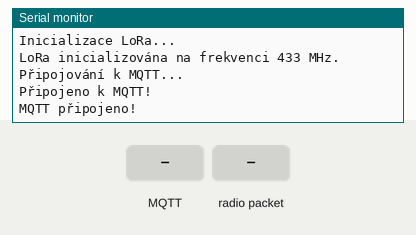
The program below on a simulated ESP32-S3. Parts: the last lines printed to the serial monitor. The test bench sets the inputs (shaded band). WiFi joins after 1.5 s; servers stay silent unless stated; no radio packets arrive unless stated; no MQTT or app messages arrive unless stated.

Above: at 3.2 s.
3.3 s: MQTT message "ON" arrives on the first subscribed topic
At 4.1 s:
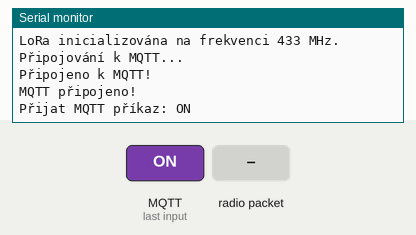
4.8 s: radio packet "ON" arrives
At 6.0 s:
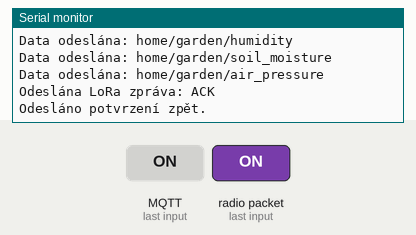
6.3 s: MQTT message "T:" arrives on the first subscribed topic
At 7.0 s:
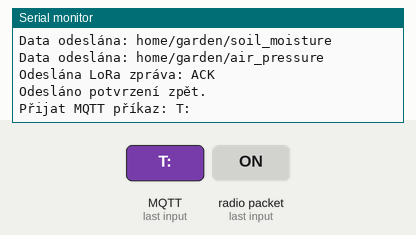
7.8 s: radio packet "T:" arrives
At 8.12 s:
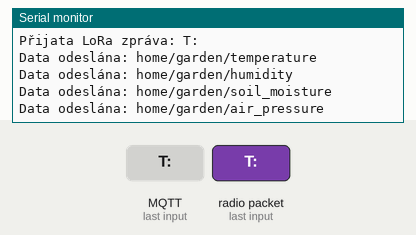
9.3 s: MQTT message "H:" arrives on the first subscribed topic
At 9.9 s:
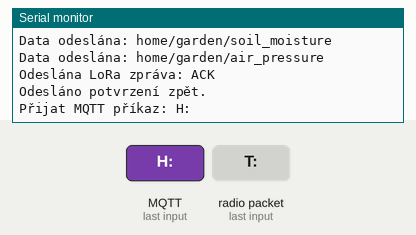
10.8 s: radio packet "H:" arrives
At 11.9 s:
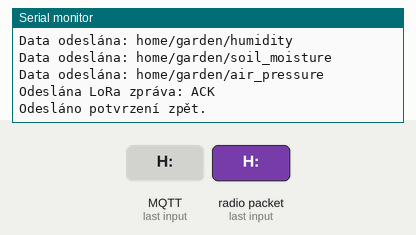

Measured:
- after the input at 3.3 s, the serial monitor: prints a new line after 0.08 s (image 1)
- after the input at 4.8 s, the serial monitor: prints a new line after 0.08 s (image 2)
- after the input at 6.3 s, the serial monitor: prints a new line after 0.06 s (image 3)
- after the input at 7.8 s, the serial monitor: prints a new line after 0.07 s (image 4)
- after the input at 9.3 s, the serial monitor: prints a new line after 0.05 s (image 5)
- after the input at 10.8 s, the serial monitor: prints a new line after 0.05 s (image 6)

The program:

main.cpp
```cpp
#include <Arduino.h>
#include "WiFiManager.h"
#include "MQTTManager.h"
#include "LoRaManager.h"
#include "SensorData.h"
#include "OTAUpdater.h"
#include "config.h" // Konfigurační soubor s citlivými daty

WiFiManager wifiManager;
MQTTManager mqttManager;
LoRaManager loraManager;
SensorData sensorData;
OTAUpdater otaUpdater("ESP32-Main");


bool mqttConnected = false;

void setup() {
    Serial.begin(115200);
    Serial.println("Inicializace systému...");

    // Připojení k WiFi
    wifiManager.connect(ssid, password);

    // Snížení výkonu WiFi pro úsporu energie
    WiFi.setTxPower(WIFI_POWER_MINUS_1dBm);

    // Nastavení MQTT
    mqttManager.setup(mqtt_server, mqtt_port, mqtt_user, mqtt_password);

    // Inicializace LoRa
    loraManager.setup();
    otaUpdater.begin();
}

void loop() {
    // Kontrola a obnova MQTT připojení
    if (!mqttConnected) {
        mqttConnected = mqttManager.connect("ESP32Client", "mqtt_user", "mqtt_password", "home/garden/irrigation_command");
        if (mqttConnected) {
            Serial.println("MQTT připojeno!");
        } else {
            Serial.println("MQTT připojení selhalo, pokračuji bez MQTT...");
            delay(5000); // Čekání před opakováním pokusu
        }
    }

    // Zpracování MQTT zpráv
    mqttManager.loop();
    otaUpdater.handle();

   // Čtení zpráv z LoRa
    String message = loraManager.readMessage();
    if (!message.isEmpty()) {
        Serial.println("Přijata LoRa zpráva: " + message);

        // Parsování přijatých dat
        sensorData.parseMessage(message);

        // Publikování dat do MQTT (pouze pokud je MQTT připojeno)
        if (mqttConnected) {
            mqttManager.publish("home/garden/temperature", sensorData.temperature);
            mqttManager.publish("home/garden/humidity", sensorData.humidity);
            mqttManager.publish("home/garden/soil_moisture", sensorData.soilMoisture);
            mqttManager.publish("home/garden/air_pressure", sensorData.airPressure);
        } else {
            Serial.println("MQTT není připojeno, data nelze odeslat.");
        }

        delay(300); // Pauza před ACK
        loraManager.sendMessage("ACK");
        Serial.println("Odesláno potvrzení zpět.");
    }

    delay(100); // Malé zpoždění pro stabilitu smyčky
}
```

LoRaManager.cpp
```cpp
#include "LoRaManager.h"

void LoRaManager::setup() {
    Serial.println("Inicializace LoRa...");
    LoRa.setPins(10, 18, 4); // Nastavení pinů pro LoRa modul (NSS, RST, DIO0)
    if (!LoRa.begin(433E6)) {
        Serial.println("Chyba při inicializaci LoRa!");
        while (1); // Zastav program při chybě inicializace
    }
    Serial.println("LoRa inicializována na frekvenci 433 MHz.");

    // Nastavení parametrů LoRa modulu
    LoRa.setTxPower(20);                // Maximální výkon 20 dBm
    LoRa.setSpreadingFactor(12);        // Vysoký spreading factor
    LoRa.setSignalBandwidth(62.5E3);    // Nižší šířka pásma
    LoRa.setCodingRate4(8);

}

void LoRaManager::sendMessage(const String& message) {
    LoRa.beginPacket();
    LoRa.print(message);
    lastSendSuccessful = LoRa.endPacket() == 0; // 0 znamená úspěch
    Serial.println("Odeslána LoRa zpráva: " + message);
}

String LoRaManager::readMessage() {
    int packetSize = LoRa.parsePacket(); // Zjistí velikost přijatého paketu
    if (packetSize) {
        String receivedMessage = "";

        // Čtení přijatých dat z bufferu
        while (LoRa.available()) {
            receivedMessage += (char)LoRa.read();
        }

        // Debugging - výstup přijaté zprávy
        Serial.println("Přijatá LoRa zpráva: " + receivedMessage);

        // Přidání kontroly kvality signálu
        Serial.println("RSSI: " + String(LoRa.packetRssi()));
        Serial.println("SNR: " + String(LoRa.packetSnr()));

        return receivedMessage; // Vrací přijatou zprávu
    }

    // Pokud žádný paket nebyl přijat, neprovádí se žádný výpis
    return ""; // Žádná zpráva
}

void LoRaManager::reset() {
    Serial.println("Resetování LoRa modulu...");
    LoRa.end(); // Ukončí komunikaci s LoRa modulem
    delay(100); // Krátké zpoždění
    setup(); // Opětovná inicializace LoRa modulu
}
```

LoRaManager.h
```cpp
#ifndef LORAMANAGER_H
#define LORAMANAGER_H

#include <LoRa.h>

class LoRaManager {
public:
    void setup();
    void sendMessage(const String& message);
    String readMessage();
    void reset();

private:
    bool lastSendSuccessful;
};

#endif
```

MQTTManager.cpp
```cpp
#include "MQTTManager.h"

MQTTManager::MQTTManager() : client(espClient) {}

void MQTTManager::setup(const char* server, int port, const char* user, const char* password) {
    client.setServer(server, port);
    client.setCallback([this](char* topic, byte* payload, unsigned int length) {
        this->mqttCallback(topic, payload, length);
    });
}

boolean MQTTManager::connect(const char* clientId, const char* user, const char* password, const char* subscribeTopic) {
    while (!client.connected()) {
        Serial.println("Připojování k MQTT...");
        if (client.connect(clientId, user, password)) {
            Serial.println("Připojeno k MQTT!");
            client.subscribe(subscribeTopic);
            return true;
        } else {
            Serial.print("MQTT připojení selhalo, rc=");
            Serial.println(client.state());
            delay(2000);
            return false;
        }
    }
    return false;
}

void MQTTManager::publish(const char* topic, float value) {
    if (client.connected()) {
        client.publish(topic, String(value).c_str());
        Serial.println(String("Data odeslána: ") + topic);
    }
}

void MQTTManager::loop() {
    client.loop();
}

bool MQTTManager::getIrrigationCommand() {
    return irrigationCommand;
}

void MQTTManager::resetIrrigationCommand() {
    irrigationCommand = false;
}

void MQTTManager::mqttCallback(char* topic, byte* payload, unsigned int length) {
    String message = "";
    for (int i = 0; i < length; i++) {
        message += (char)payload[i];
    }

    Serial.println("Přijat MQTT příkaz: " + message);

    if (String(topic) == "home/garden/irrigation_command" && message == "ON") {
        irrigationCommand = true;
    }
}
```

MQTTManager.h
```cpp
#ifndef MQTTMANAGER_H
#define MQTTMANAGER_H

#include <PubSubClient.h>
#include <WiFi.h>

class MQTTManager {
private:
    WiFiClient espClient;
    PubSubClient client;
    bool irrigationCommand = false;

    void mqttCallback(char* topic, byte* payload, unsigned int length);

public:
    MQTTManager();
    void setup(const char* server, int port, const char* user, const char* password);
    boolean connect(const char* clientId, const char* user, const char* password, const char* subscribeTopic);
    void publish(const char* topic, float value);
    void loop();
    bool getIrrigationCommand();
    void resetIrrigationCommand();
};

#endif
```

OTAUpdater.cpp
```cpp
#include "OTAUpdater.h"

OTAUpdater::OTAUpdater(const char* hostname) : _hostname(hostname) {}

void OTAUpdater::begin() {
    ArduinoOTA.setHostname(_hostname);

    ArduinoOTA.onStart([]() {
        Serial.println("Začíná OTA update...");
    });

    ArduinoOTA.onEnd([]() {
        Serial.println("OTA update dokončen, restartuji...");
    });

    ArduinoOTA.onProgress([](unsigned int progress, unsigned int total) {
        Serial.printf("OTA update: %u%%\n", (progress * 100) / total);
    });

    ArduinoOTA.onError([](ota_error_t error) {
        Serial.printf("OTA chyba [%u]: ", error);
        if (error == OTA_AUTH_ERROR) Serial.println("Autentizační chyba");
        else if (error == OTA_BEGIN_ERROR) Serial.println("Chyba při zahájení");
        else if (error == OTA_CONNECT_ERROR) Serial.println("Chyba připojení");
        else if (error == OTA_RECEIVE_ERROR) Serial.println("Chyba přijímání");
        else if (error == OTA_END_ERROR) Serial.println("Chyba ukončení");
    });

    ArduinoOTA.begin();
}

void OTAUpdater::handle() {
    ArduinoOTA.handle();
}
```

OTAUpdater.h
```cpp
#ifndef OTA_UPDATER_H
#define OTA_UPDATER_H

#include <Arduino.h>
#include <ArduinoOTA.h>

class OTAUpdater {
public:
    OTAUpdater(const char* hostname);

    void begin();
    void handle();

private:
    const char* _hostname;
};

#endif
```

SensorData.cpp
```cpp
#include "SensorData.h"

void SensorData::parseMessage(const String& message) {
    int tempIndex = message.indexOf("T:");
    int humidityIndex = message.indexOf("H:");
    int soilIndex = message.indexOf("S:");
    int airIndex = message.indexOf("P:");
    int batteryIndex = message.indexOf("V:");

    if (tempIndex != -1 && humidityIndex != -1 && soilIndex != -1 && airIndex != -1 && batteryIndex != -1) {
        temperature = message.substring(tempIndex + 2, humidityIndex).toFloat();
        humidity = message.substring(humidityIndex + 2, soilIndex).toFloat();
        soilMoisture = message.substring(soilIndex + 2, airIndex).toFloat();
        airPressure = message.substring(airIndex + 2, batteryIndex).toFloat();
        batteryVoltage = message.substring(batteryIndex + 2).toFloat();
    }
}
```

SensorData.h
```cpp
#ifndef SENSORDATA_H
#define SENSORDATA_H

#include <Arduino.h>

class SensorData {
public:
    float temperature = 0.0;
    float humidity = 0.0;
    float soilMoisture = 0.0;
    float airPressure = 0.0;
    float batteryVoltage = 0.0;

    void parseMessage(const String& message);
};

#endif
```

WiFiManager.cpp
```cpp
#include "WiFiManager.h"

void WiFiManager::connect(const char* ssid, const char* password) {
    Serial.println("Připojování k WiFi...");
    WiFi.begin(ssid, password);
    while (WiFi.status() != WL_CONNECTED) {
        delay(1000);
        Serial.println("Připojování...");
    }
    Serial.println("WiFi připojeno!");
}
```

WiFiManager.h
```cpp
#ifndef WIFIMANAGER_H
#define WIFIMANAGER_H

#include <WiFi.h>

class WiFiManager {
public:
    void connect(const char* ssid, const char* password);
};

#endif
```

config.h
```cpp
#ifndef CONFIG_H
#define CONFIG_H

#include <Arduino.h>

// WiFi a MQTT
const char* ssid = "your_WiFi_ssid";
const char* password = "your_WiFi_password";
const char* mqtt_server = "your_HW_IP";
const int mqtt_port = 1883;
const char* mqtt_user = "your_mqtt_user";
const char* mqtt_password = "your_mqtt_password";

#endif
```
